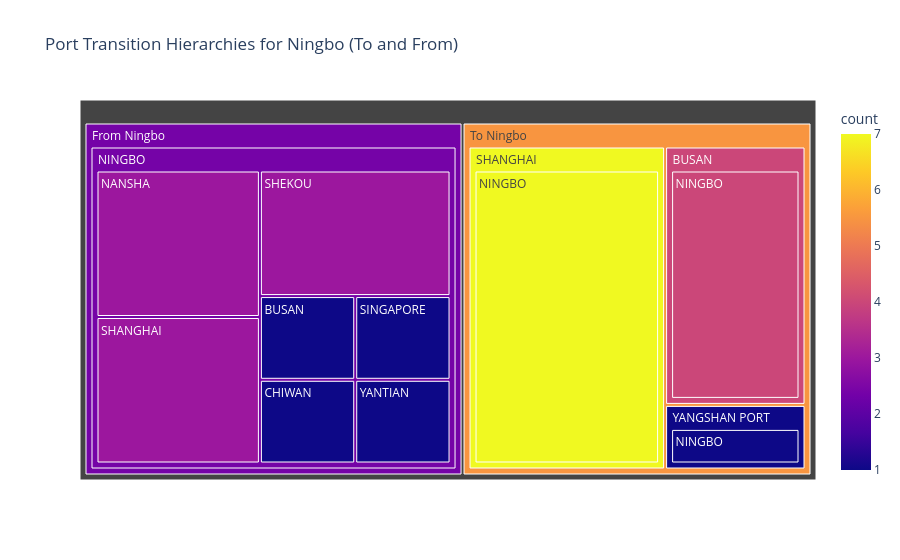

The cell this chart's notebook holds for it:
### Code cell
import pandas as pd
import plotly.express as px


df_in_port = df[['port']].copy()

# Step 1: Create 'next_port' column by shifting the 'port' column
df_in_port['next_port'] = df_in_port['port'].shift(-1)

# Step 2: Create a DataFrame for transitions **from** Ningbo
ningbo_from_data = df_in_port[df_in_port['port'] == 'NINGBO']
ningbo_from_data = ningbo_from_data.dropna(subset=['next_port'])

# Step 3: Group 'next_port' for transitions **from** Ningbo
ningbo_from_summary = ningbo_from_data['next_port'].value_counts().reset_index()
ningbo_from_summary.columns = ['next_port', 'count']
ningbo_from_summary['parent_port'] = 'NINGBO'  # Set Ningbo as the parent
ningbo_from_summary['direction'] = 'From Ningbo'  # Add direction column

# Step 4: Create a DataFrame for transitions **to** Ningbo
ningbo_to_data = df_in_port[df_in_port['next_port'] == 'NINGBO']
ningbo_to_summary = ningbo_to_data['port'].value_counts().reset_index()
ningbo_to_summary.columns = ['next_port', 'count']
ningbo_to_summary['parent_port'] = ningbo_to_summary['next_port']  # Set the previous port as the parent
ningbo_to_summary['next_port'] = 'NINGBO'  # Set Ningbo as the target
ningbo_to_summary['direction'] = 'To Ningbo'  # Add direction column

# Step 5: Combine both to/from summaries into one DataFrame
combined_summary = pd.concat([ningbo_from_summary, ningbo_to_summary])

# Step 6: Remove rows where both 'parent_port' and 'next_port' are 'NINGBO'
combined_summary = combined_summary[~((combined_summary['parent_port'] == 'NINGBO') & (combined_summary['next_port'] == 'NINGBO'))]

# Optional: Filter to show only top N transitions
top_n = 10
combined_summary = combined_summary.nlargest(top_n, 'count')

# Step 7: Create a hierarchical Treemap for both to/from transitions
fig = px.treemap(
    combined_summary,
    path=['direction', 'parent_port', 'next_port'],  # Hierarchical path including direction
    values='count',
    title="Port Transition Hierarchies for Ningbo (To and From)",
    color='count',  # Use count for coloring
    hover_data=['count'],  # Show count on hover
)

# Step 8: Show the figure
fig.show()

### Figure 1 — Plotly figure (JSON) as saved in the notebook; plotly's stock layout.template omitted (floating-point values rounded to 4 significant figures)
{"data": [{"branchvalues": "total", "customdata": [[1, 1], [1, 1], [3, 3], [4, 4], [7, 7], [1, 1], [3, 3], [3, 3], [1, 1], [1, 1], [4, 4], [2.385, 2.385], [7, 7], [1, 1], [2.385, 2.385], [5.5, 5.5]], "domain": {"x": [0, 1], "y": [0, 1]}, "hovertemplate": "labels=%{label}<br>count_sum=%{value}<br>parent=%{parent}<br>id=%{id}<br>count=%{color}<extra></extra>", "ids": ["From Ningbo/NINGBO/BUSAN", "From Ningbo/NINGBO/CHIWAN", "From Ningbo/NINGBO/NANSHA", "To Ningbo/BUSAN/NINGBO", "To Ningbo/SHANGHAI/NINGBO", "To Ningbo/YANGSHAN PORT/NINGBO", "From Ningbo/NINGBO/SHANGHAI", "From Ningbo/NINGBO/SHEKOU", "From Ningbo/NINGBO/SINGAPORE", "From Ningbo/NINGBO/YANTIAN", "To Ningbo/BUSAN", "From Ningbo/NINGBO", "To Ningbo/SHANGHAI", "To Ningbo/YANGSHAN PORT", "From Ningbo", "To Ningbo"], "labels": ["BUSAN", "CHIWAN", "NANSHA", "NINGBO", "NINGBO", "NINGBO", "SHANGHAI", "SHEKOU", "SINGAPORE", "YANTIAN", "BUSAN", "NINGBO", "SHANGHAI", "YANGSHAN PORT", "From Ningbo", "To Ningbo"], "marker": {"coloraxis": "coloraxis", "colors": [1, 1, 3, 4, 7, 1, 3, 3, 1, 1, 4, 2.385, 7, 1, 2.385, 5.5]}, "name": "", "parents": ["From Ningbo/NINGBO", "From Ningbo/NINGBO", "From Ningbo/NINGBO", "To Ningbo/BUSAN", "To Ningbo/SHANGHAI", "To Ningbo/YANGSHAN PORT", "From Ningbo/NINGBO", "From Ningbo/NINGBO", "From Ningbo/NINGBO", "From Ningbo/NINGBO", "To Ningbo", "From Ningbo", "To Ningbo", "To Ningbo", "", ""], "type": "treemap", "values": [1, 1, 3, 4, 7, 1, 3, 3, 1, 1, 4, 13, 7, 1, 13, 12]}], "layout": {"autosize": true, "coloraxis": {"colorbar": {"title": {"text": "count"}}, "colorscale": [[0, "#0d0887"], [0.1111, "#46039f"], [0.2222, "#7201a8"], [0.3333, "#9c179e"], [0.4444, "#bd3786"], [0.5556, "#d8576b"], [0.6667, "#ed7953"], [0.7778, "#fb9f3a"], [0.8889, "#fdca26"], [1, "#f0f921"]]}, "legend": {"tracegroupgap": 0}, "title": {"text": "Port Transition Hierarchies for Ningbo (To and From)"}}}
